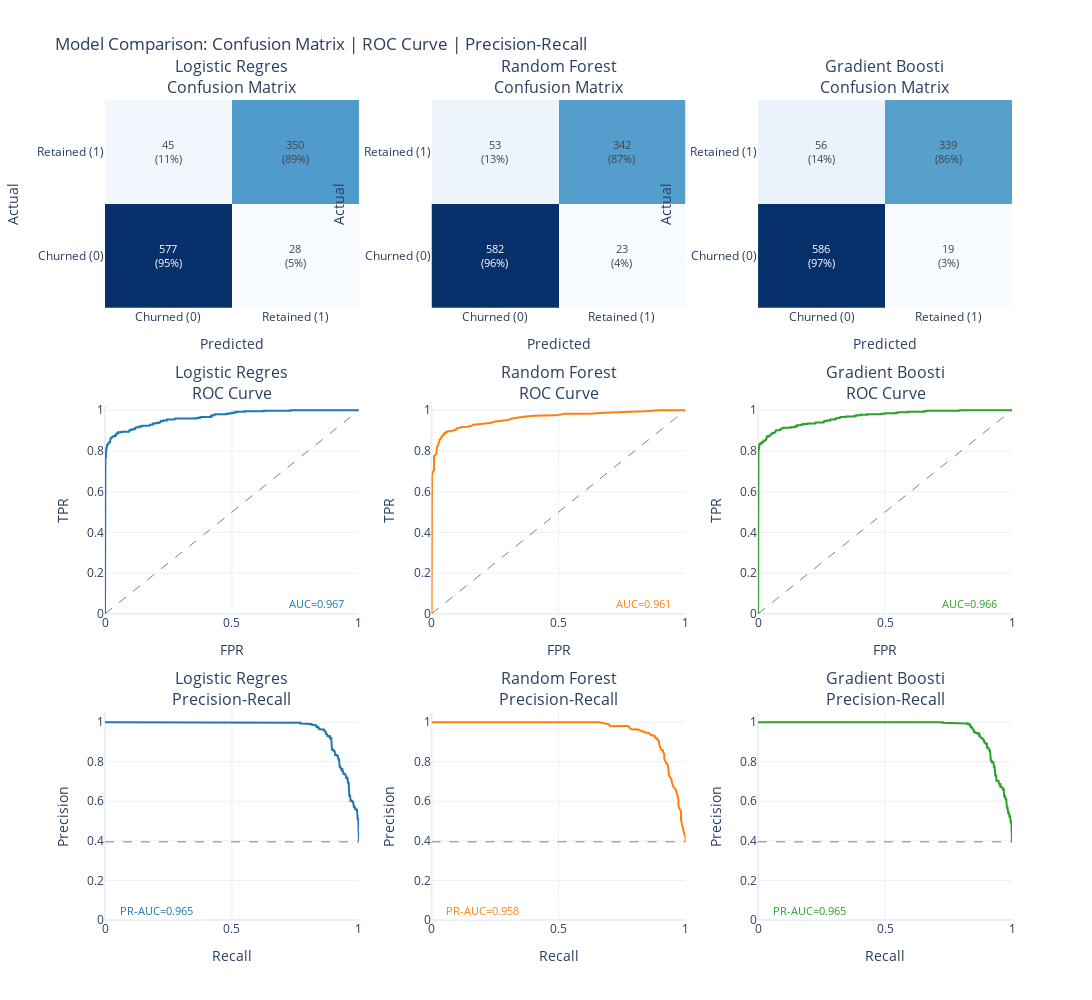

Notebook code for this chart:
### Markdown cell above
## 8.6 Model Comparison Grid

This visualization shows all models side-by-side with:
- **Row 1**: Confusion matrices (counts and percentages)
- **Row 2**: ROC curves with AUC scores
- **Row 3**: Precision-Recall curves with PR-AUC scores

**📖 How to Read:**
- **Confusion Matrix**: Diagonal = correct predictions. Off-diagonal = errors.
- **ROC Curve**: Higher curve = better. AUC > 0.8 is good, > 0.9 is excellent.
- **PR Curve**: Higher curve = better at finding positives without false alarms.

### Code cell
# Create comprehensive model comparison grid
# Uses the framework's ChartBuilder.model_comparison_grid method

# Prepare model results in the expected format
grid_results = {
    name: {
        "y_pred": data["y_pred"],
        "y_pred_proba": data["y_pred_proba"]
    }
    for name, data in model_predictions.items()
}

# Create the visualization grid
fig = charts.model_comparison_grid(
    grid_results,
    y_test,
    class_labels=["Churned (0)", "Retained (1)"],
    title="Model Comparison: Confusion Matrix | ROC Curve | Precision-Recall"
)

display_figure(fig)

# Summary metrics table
print("\n" + "=" * 80)
print("METRICS SUMMARY")
print("=" * 80)
display_table(results_df[["Model", "Test AUC", "PR-AUC", "F1-Score", "Precision", "Recall"]])

### Figure 1 — Plotly figure (JSON) as saved in the notebook; plotly's stock layout.template omitted (floating-point values rounded to 4 significant figures; data arrays with more than 128 entries replaced by an {"elided": "..."} marker saying what was removed)
{"data": [{"colorscale": [[0, "rgb(247,251,255)"], [0.125, "rgb(222,235,247)"], [0.25, "rgb(198,219,239)"], [0.375, "rgb(158,202,225)"], [0.5, "rgb(107,174,214)"], [0.625, "rgb(66,146,198)"], [0.75, "rgb(33,113,181)"], [0.875, "rgb(8,81,156)"], [1, "rgb(8,48,107)"]], "hovertemplate": "Actual: %{y}<br>Predicted: %{x}<br>Count: %{z}<extra></extra>", "showscale": false, "text": [["577<br>(95%)", "28<br>(5%)"], ["45<br>(11%)", "350<br>(89%)"]], "textfont": {"size": 11}, "texttemplate": "%{text}", "type": "heatmap", "x": ["Churned (0)", "Retained (1)"], "xaxis": "x", "y": ["Churned (0)", "Retained (1)"], "yaxis": "y", "z": [[577, 28], [45, 350]]}, {"hovertemplate": "FPR: %{x:.2f}<br>TPR: %{y:.2f}<extra></extra>", "line": {"color": "#1f77b4", "width": 2}, "mode": "lines", "name": "AUC=0.967", "showlegend": false, "type": "scatter", "x": [0.0, 0.0, 0.0, 0.001653, 0.001653, 0.003306, 0.003306, 0.004959, 0.004959, 0.006612, 0.006612, 0.008264, 0.008264, 0.01157, 0.01157, 0.01322, 0.01322, 0.01488, 0.01488, 0.01653, 0.01653, 0.01983, 0.01983, 0.02149, 0.02149, 0.02314, 0.02314, 0.02479, 0.02479, 0.0281, 0.0281, 0.02975, 0.02975, 0.03636, 0.03636, 0.03967, 0.03967, 0.04298, 0.04298, 0.04463, 0.04463, 0.05124, 0.05124, 0.06612, 0.06612, 0.09421, 0.09421, 0.09587, 0.09587, 0.1008, 0.1008, 0.1074, 0.1074, 0.1174, 0.1174, 0.1207, 0.1207, 0.1223, 0.1223, 0.1355, 0.1355, 0.1388, 0.1388, 0.1455, 0.1455, 0.1752, 0.1752, 0.1769, 0.1769, 0.1884, 0.1884, 0.2, 0.2, 0.2116, 0.2116, 0.2165, 0.2165, 0.2182, 0.2182, 0.2215, 0.2215, 0.2298, 0.2298, 0.243, 0.243, 0.2744, 0.2744, 0.276, 0.276, 0.3603, 0.3603, 0.3719, 0.3719, 0.3769, 0.3769, 0.4182, 0.4182, 0.4215, 0.4215, 0.4314, 0.4314, 0.4331, 0.4331, 0.4777, 0.4777, 0.4893, 0.4893, 0.5008, 0.5008, 0.5107, 0.5107, 0.5174, 0.5174, 0.5504, 0.5504, 0.6248, 0.6248, 0.7306, 0.7306, 1.0], "xaxis": "x4", "y": [0.0, 0.002532, 0.7519, 0.7519, 0.7696, 0.7696, 0.8, 0.8, 0.8127, 0.8127, 0.8177, 0.8177, 0.8304, 0.8304, 0.8329, 0.8329, 0.838, 0.838, 0.8405, 0.8405, 0.843, 0.843, 0.8506, 0.8506, 0.8608, 0.8608, 0.8633, 0.8633, 0.8658, 0.8658, 0.8684, 0.8684, 0.8709, 0.8709, 0.8734, 0.8734, 0.8759, 0.8759, 0.881, 0.881, 0.8861, 0.8861, 0.8911, 0.8911, 0.8937, 0.8937, 0.8987, 0.8987, 0.9013, 0.9013, 0.9038, 0.9038, 0.9063, 0.9063, 0.9114, 0.9114, 0.9139, 0.9139, 0.9165, 0.9165, 0.919, 0.919, 0.9215, 0.9215, 0.9241, 0.9241, 0.9266, 0.9266, 0.9291, 0.9291, 0.9342, 0.9342, 0.9367, 0.9367, 0.9392, 0.9392, 0.9418, 0.9418, 0.9443, 0.9443, 0.9468, 0.9468, 0.9494, 0.9494, 0.9544, 0.9544, 0.957, 0.957, 0.9595, 0.9595, 0.962, 0.962, 0.9646, 0.9646, 0.9671, 0.9671, 0.9722, 0.9722, 0.9747, 0.9747, 0.9772, 0.9772, 0.9797, 0.9797, 0.9823, 0.9823, 0.9848, 0.9848, 0.9873, 0.9873, 0.9899, 0.9899, 0.9924, 0.9924, 0.9949, 0.9949, 0.9975, 0.9975, 1.0, 1.0], "yaxis": "y4"}, {"hoverinfo": "skip", "line": {"color": "gray", "dash": "dash", "width": 1}, "mode": "lines", "showlegend": false, "type": "scatter", "x": [0, 1], "xaxis": "x4", "y": [0, 1], "yaxis": "y4"}, {"hovertemplate": "Recall: %{x:.2f}<br>Precision: %{y:.2f}<extra></extra>", "line": {"color": "#1f77b4", "width": 2}, "mode": "lines", "name": "PR-AUC=0.965", "showlegend": false, "type": "scatter", "x": {"elided": "1001 float values"}, "xaxis": "x7", "y": {"elided": "1001 float values"}, "yaxis": "y7"}, {"hoverinfo": "skip", "line": {"color": "gray", "dash": "dash", "width": 1}, "mode": "lines", "showlegend": false, "type": "scatter", "x": [0, 1], "xaxis": "x7", "y": [0.395, 0.395], "yaxis": "y7"}, {"colorscale": [[0, "rgb(247,251,255)"], [0.125, "rgb(222,235,247)"], [0.25, "rgb(198,219,239)"], [0.375, "rgb(158,202,225)"], [0.5, "rgb(107,174,214)"], [0.625, "rgb(66,146,198)"], [0.75, "rgb(33,113,181)"], [0.875, "rgb(8,81,156)"], [1, "rgb(8,48,107)"]], "hovertemplate": "Actual: %{y}<br>Predicted: %{x}<br>Count: %{z}<extra></extra>", "showscale": false, "text": [["582<br>(96%)", "23<br>(4%)"], ["53<br>(13%)", "342<br>(87%)"]], "textfont": {"size": 11}, "texttemplate": "%{text}", "type": "heatmap", "x": ["Churned (0)", "Retained (1)"], "xaxis": "x2", "y": ["Churned (0)", "Retained (1)"], "yaxis": "y2", "z": [[582, 23], [53, 342]]}, {"hovertemplate": "FPR: %{x:.2f}<br>TPR: %{y:.2f}<extra></extra>", "line": {"color": "#ff7f0e", "width": 2}, "mode": "lines", "name": "AUC=0.961", "showlegend": false, "type": "scatter", "x": [0.0, 0.0, 0.0, 0.0, 0.0, 0.0, 0.0, 0.0, 0.0, 0.0, 0.0, 0.0, 0.0, 0.0, 0.0, 0.0, 0.001653, 0.003306, 0.004959, 0.009917, 0.009917, 0.009917, 0.009917, 0.009917, 0.009917, 0.009917, 0.009917, 0.01322, 0.01983, 0.01983, 0.01983, 0.01983, 0.02149, 0.02149, 0.02479, 0.02645, 0.02645, 0.0281, 0.0314, 0.0314, 0.0314, 0.03471, 0.03636, 0.03802, 0.03802, 0.04132, 0.04298, 0.04628, 0.04959, 0.04959, 0.05124, 0.0562, 0.05785, 0.05785, 0.06281, 0.06446, 0.07273, 0.08099, 0.08264, 0.08926, 0.09587, 0.09917, 0.1058, 0.114, 0.1207, 0.1256, 0.1355, 0.1405, 0.1488, 0.1587, 0.1636, 0.1835, 0.1934, 0.2033, 0.2182, 0.2298, 0.2496, 0.2711, 0.3008, 0.3174, 0.3405, 0.3719, 0.4066, 0.4529, 0.4876, 0.5256, 0.5686, 0.6231, 0.6793, 0.7537, 0.8413, 0.8975, 0.9521, 1.0], "xaxis": "x5", "y": [0.0, 0.3949, 0.4709, 0.4911, 0.5013, 0.5139, 0.5494, 0.562, 0.5797, 0.5873, 0.6025, 0.6152, 0.6354, 0.6506, 0.6608, 0.6658, 0.6785, 0.6861, 0.6987, 0.7038, 0.7139, 0.7291, 0.7316, 0.7418, 0.7468, 0.7595, 0.7747, 0.7772, 0.7873, 0.7949, 0.8076, 0.8101, 0.8152, 0.8203, 0.8253, 0.8278, 0.8354, 0.838, 0.843, 0.8481, 0.8557, 0.8582, 0.8582, 0.8608, 0.8658, 0.8709, 0.8785, 0.881, 0.881, 0.8835, 0.8886, 0.8886, 0.8911, 0.8937, 0.8937, 0.8962, 0.8962, 0.8987, 0.9013, 0.9013, 0.9038, 0.9114, 0.9114, 0.9165, 0.9165, 0.9165, 0.9165, 0.919, 0.9215, 0.9241, 0.9291, 0.9316, 0.9342, 0.9342, 0.9342, 0.9367, 0.9443, 0.9468, 0.9519, 0.9595, 0.9646, 0.9696, 0.9722, 0.9722, 0.9747, 0.9823, 0.9823, 0.9823, 0.9873, 0.9899, 0.9949, 1.0, 1.0, 1.0], "yaxis": "y5"}, {"hoverinfo": "skip", "line": {"color": "gray", "dash": "dash", "width": 1}, "mode": "lines", "showlegend": false, "type": "scatter", "x": [0, 1], "xaxis": "x5", "y": [0, 1], "yaxis": "y5"}, {"hovertemplate": "Recall: %{x:.2f}<br>Precision: %{y:.2f}<extra></extra>", "line": {"color": "#ff7f0e", "width": 2}, "mode": "lines", "name": "PR-AUC=0.958", "showlegend": false, "type": "scatter", "x": [1.0, 1.0, 1.0, 0.9949, 0.9899, 0.9873, 0.9823, 0.9823, 0.9823, 0.9747, 0.9722, 0.9722, 0.9696, 0.9646, 0.9595, 0.9519, 0.9468, 0.9443, 0.9367, 0.9342, 0.9342, 0.9342, 0.9316, 0.9291, 0.9241, 0.9215, 0.919, 0.9165, 0.9165, 0.9165, 0.9165, 0.9114, 0.9114, 0.9038, 0.9013, 0.9013, 0.8987, 0.8962, 0.8962, 0.8937, 0.8937, 0.8911, 0.8886, 0.8886, 0.8835, 0.881, 0.881, 0.8785, 0.8709, 0.8684, 0.8658, 0.8608, 0.8582, 0.8582, 0.8557, 0.8481, 0.843, 0.838, 0.8354, 0.8278, 0.8253, 0.8203, 0.8177, 0.8152, 0.8101, 0.8076, 0.7949, 0.7873, 0.7823, 0.7772, 0.7747, 0.7595, 0.7468, 0.7418, 0.7316, 0.7291, 0.7139, 0.7038, 0.6987, 0.6861, 0.6785, 0.6658, 0.6608, 0.6506, 0.6354, 0.6152, 0.6025, 0.5873, 0.5797, 0.562, 0.5494, 0.5316, 0.5139, 0.5013, 0.4911, 0.4709, 0.4329, 0.3949, 0.0], "xaxis": "x8", "y": [0.395, 0.4068, 0.4211, 0.4357, 0.4616, 0.4869, 0.5072, 0.5301, 0.5496, 0.5662, 0.5836, 0.6095, 0.6299, 0.6491, 0.6637, 0.6738, 0.6952, 0.7118, 0.7269, 0.7365, 0.75, 0.7593, 0.7683, 0.7876, 0.7918, 0.8018, 0.8103, 0.8153, 0.8265, 0.8322, 0.8399, 0.8491, 0.8571, 0.8602, 0.8683, 0.8768, 0.8787, 0.8894, 0.9008, 0.9028, 0.9098, 0.9096, 0.9117, 0.9188, 0.9208, 0.9206, 0.9255, 0.9303, 0.9322, 0.9346, 0.937, 0.9366, 0.9391, 0.9417, 0.9468, 0.9463, 0.946, 0.9511, 0.9538, 0.9534, 0.956, 0.9614, 0.9613, 0.9612, 0.9639, 0.9637, 0.9632, 0.9628, 0.9687, 0.9746, 0.9808, 0.9804, 0.9801, 0.9799, 0.9797, 0.9796, 0.9792, 0.9789, 0.9892, 0.9927, 0.9963, 1.0, 1.0, 1.0, 1.0, 1.0, 1.0, 1.0, 1.0, 1.0, 1.0, 1.0, 1.0, 1.0, 1.0, 1.0, 1.0, 1.0, 1.0], "yaxis": "y8"}, {"hoverinfo": "skip", "line": {"color": "gray", "dash": "dash", "width": 1}, "mode": "lines", "showlegend": false, "type": "scatter", "x": [0, 1], "xaxis": "x8", "y": [0.395, 0.395], "yaxis": "y8"}, {"colorscale": [[0, "rgb(247,251,255)"], [0.125, "rgb(222,235,247)"], [0.25, "rgb(198,219,239)"], [0.375, "rgb(158,202,225)"], [0.5, "rgb(107,174,214)"], [0.625, "rgb(66,146,198)"], [0.75, "rgb(33,113,181)"], [0.875, "rgb(8,81,156)"], [1, "rgb(8,48,107)"]], "hovertemplate": "Actual: %{y}<br>Predicted: %{x}<br>Count: %{z}<extra></extra>", "showscale": false, "text": [["586<br>(97%)", "19<br>(3%)"], ["56<br>(14%)", "339<br>(86%)"]], "textfont": {"size": 11}, "texttemplate": "%{text}", "type": "heatmap", "x": ["Churned (0)", "Retained (1)"], "xaxis": "x3", "y": ["Churned (0)", "Retained (1)"], "yaxis": "y3", "z": [[586, 19], [56, 339]]}, {"hovertemplate": "FPR: %{x:.2f}<br>TPR: %{y:.2f}<extra></extra>", "line": {"color": "#2ca02c", "width": 2}, "mode": "lines", "name": "AUC=0.966", "showlegend": false, "type": "scatter", "x": {"elided": "158 float values"}, "xaxis": "x6", "y": {"elided": "158 float values"}, "yaxis": "y6"}, {"hoverinfo": "skip", "line": {"color": "gray", "dash": "dash", "width": 1}, "mode": "lines", "showlegend": false, "type": "scatter", "x": [0, 1], "xaxis": "x6", "y": [0, 1], "yaxis": "y6"}, {"hovertemplate": "Recall: %{x:.2f}<br>Precision: %{y:.2f}<extra></extra>", "line": {"color": "#2ca02c", "width": 2}, "mode": "lines", "name": "PR-AUC=0.965", "showlegend": false, "type": "scatter", "x": {"elided": "939 float values"}, "xaxis": "x9", "y": {"elided": "939 float values"}, "yaxis": "y9"}, {"hoverinfo": "skip", "line": {"color": "gray", "dash": "dash", "width": 1}, "mode": "lines", "showlegend": false, "type": "scatter", "x": [0, 1], "xaxis": "x9", "y": [0.395, 0.395], "yaxis": "y9"}], "layout": {"annotations": [{"font": {"size": 16}, "showarrow": false, "text": "Logistic Regres<br>Confusion Matrix", "x": 0.14, "xanchor": "center", "xref": "paper", "y": 1, "yanchor": "bottom", "yref": "paper"}, {"font": {"size": 16}, "showarrow": false, "text": "Random Forest<br>Confusion Matrix", "x": 0.5, "xanchor": "center", "xref": "paper", "y": 1, "yanchor": "bottom", "yref": "paper"}, {"font": {"size": 16}, "showarrow": false, "text": "Gradient Boosti<br>Confusion Matrix", "x": 0.86, "xanchor": "center", "xref": "paper", "y": 1, "yanchor": "bottom", "yref": "paper"}, {"font": {"size": 16}, "showarrow": false, "text": "Logistic Regres<br>ROC Curve", "x": 0.14, "xanchor": "center", "xref": "paper", "y": 0.6267, "yanchor": "bottom", "yref": "paper"}, {"font": {"size": 16}, "showarrow": false, "text": "Random Forest<br>ROC Curve", "x": 0.5, "xanchor": "center", "xref": "paper", "y": 0.6267, "yanchor": "bottom", "yref": "paper"}, {"font": {"size": 16}, "showarrow": false, "text": "Gradient Boosti<br>ROC Curve", "x": 0.86, "xanchor": "center", "xref": "paper", "y": 0.6267, "yanchor": "bottom", "yref": "paper"}, {"font": {"size": 16}, "showarrow": false, "text": "Logistic Regres<br>Precision-Recall", "x": 0.14, "xanchor": "center", "xref": "paper", "y": 0.2533, "yanchor": "bottom", "yref": "paper"}, {"font": {"size": 16}, "showarrow": false, "text": "Random Forest<br>Precision-Recall", "x": 0.5, "xanchor": "center", "xref": "paper", "y": 0.2533, "yanchor": "bottom", "yref": "paper"}, {"font": {"size": 16}, "showarrow": false, "text": "Gradient Boosti<br>Precision-Recall", "x": 0.86, "xanchor": "center", "xref": "paper", "y": 0.2533, "yanchor": "bottom", "yref": "paper"}, {"bgcolor": "rgba(255,255,255,0.8)", "font": {"color": "#1f77b4", "size": 11}, "showarrow": false, "text": "AUC=0.967", "x": 0.95, "xanchor": "right", "xref": "x4", "y": 0.05, "yref": "y4"}, {"bgcolor": "rgba(255,255,255,0.8)", "font": {"color": "#1f77b4", "size": 11}, "showarrow": false, "text": "PR-AUC=0.965", "x": 0.05, "xanchor": "left", "xref": "x7", "y": 0.05, "yref": "y7"}, {"bgcolor": "rgba(255,255,255,0.8)", "font": {"color": "#ff7f0e", "size": 11}, "showarrow": false, "text": "AUC=0.961", "x": 0.95, "xanchor": "right", "xref": "x5", "y": 0.05, "yref": "y5"}, {"bgcolor": "rgba(255,255,255,0.8)", "font": {"color": "#ff7f0e", "size": 11}, "showarrow": false, "text": "PR-AUC=0.958", "x": 0.05, "xanchor": "left", "xref": "x8", "y": 0.05, "yref": "y8"}, {"bgcolor": "rgba(255,255,255,0.8)", "font": {"color": "#2ca02c", "size": 11}, "showarrow": false, "text": "AUC=0.966", "x": 0.95, "xanchor": "right", "xref": "x6", "y": 0.05, "yref": "y6"}, {"bgcolor": "rgba(255,255,255,0.8)", "font": {"color": "#2ca02c", "size": 11}, "showarrow": false, "text": "PR-AUC=0.965", "x": 0.05, "xanchor": "left", "xref": "x9", "y": 0.05, "yref": "y9"}], "height": 1000, "showlegend": false, "title": {"text": "Model Comparison: Confusion Matrix | ROC Curve | Precision-Recall"}, "width": 1100, "xaxis": {"anchor": "y", "domain": [0, 0.28], "title": {"text": "Predicted"}}, "xaxis2": {"anchor": "y2", "domain": [0.36, 0.64], "title": {"text": "Predicted"}}, "xaxis3": {"anchor": "y3", "domain": [0.72, 1], "title": {"text": "Predicted"}}, "xaxis4": {"anchor": "y4", "domain": [0, 0.28], "range": [0, 1], "title": {"text": "FPR"}}, "xaxis5": {"anchor": "y5", "domain": [0.36, 0.64], "range": [0, 1], "title": {"text": "FPR"}}, "xaxis6": {"anchor": "y6", "domain": [0.72, 1], "range": [0, 1], "title": {"text": "FPR"}}, "xaxis7": {"anchor": "y7", "domain": [0, 0.28], "range": [0, 1], "title": {"text": "Recall"}}, "xaxis8": {"anchor": "y8", "domain": [0.36, 0.64], "range": [0, 1], "title": {"text": "Recall"}}, "xaxis9": {"anchor": "y9", "domain": [0.72, 1], "range": [0, 1], "title": {"text": "Recall"}}, "yaxis": {"anchor": "x", "domain": [0.7467, 1], "title": {"text": "Actual"}}, "yaxis2": {"anchor": "x2", "domain": [0.7467, 1], "title": {"text": "Actual"}}, "yaxis3": {"anchor": "x3", "domain": [0.7467, 1], "title": {"text": "Actual"}}, "yaxis4": {"anchor": "x4", "domain": [0.3733, 0.6267], "range": [0, 1.02], "title": {"text": "TPR"}}, "yaxis5": {"anchor": "x5", "domain": [0.3733, 0.6267], "range": [0, 1.02], "title": {"text": "TPR"}}, "yaxis6": {"anchor": "x6", "domain": [0.3733, 0.6267], "range": [0, 1.02], "title": {"text": "TPR"}}, "yaxis7": {"anchor": "x7", "domain": [0, 0.2533], "range": [0, 1.05], "title": {"text": "Precision"}}, "yaxis8": {"anchor": "x8", "domain": [0, 0.2533], "range": [0, 1.05], "title": {"text": "Precision"}}, "yaxis9": {"anchor": "x9", "domain": [0, 0.2533], "range": [0, 1.05], "title": {"text": "Precision"}}}}
